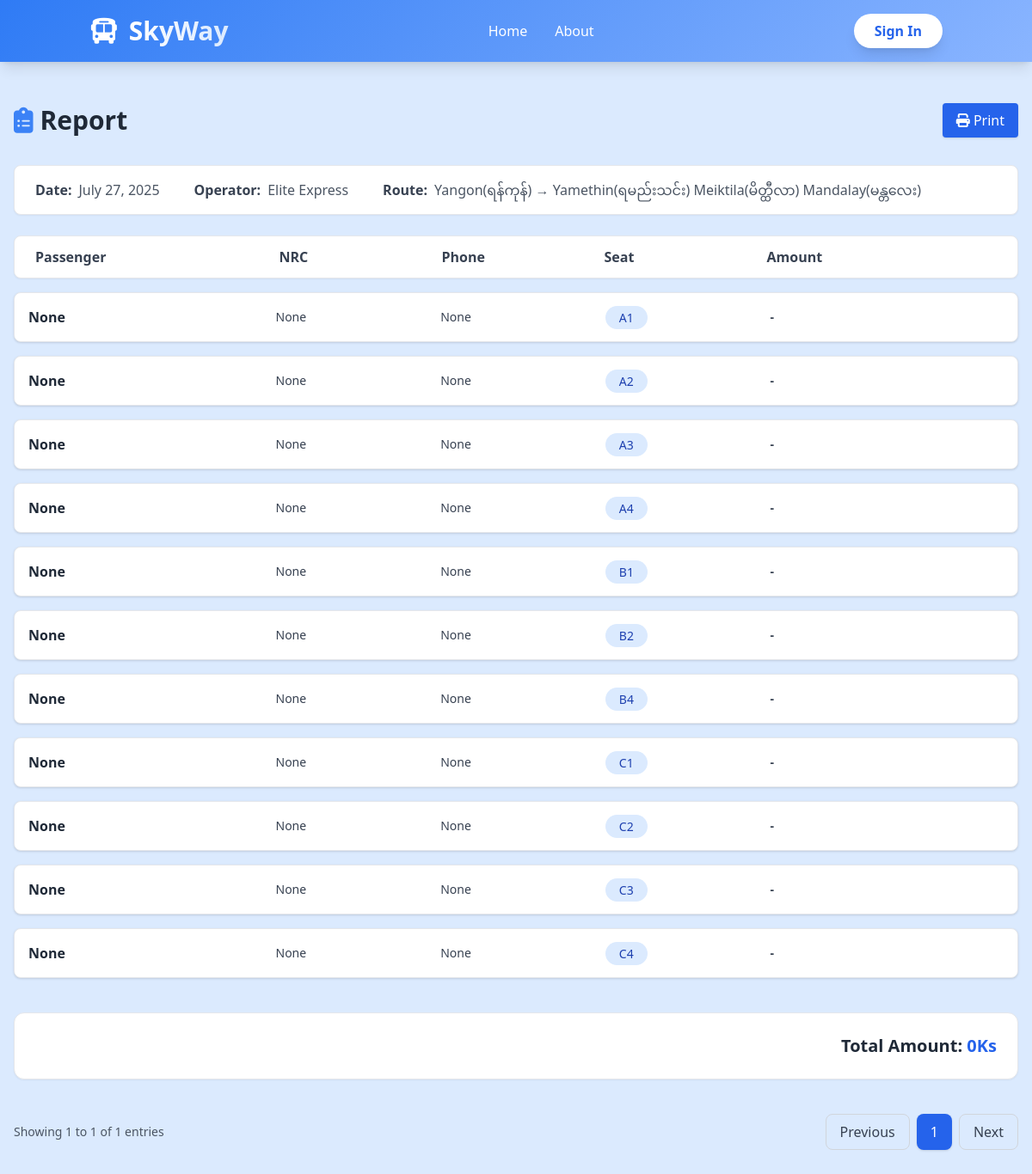
Page /report/137/ on the earlier database version.
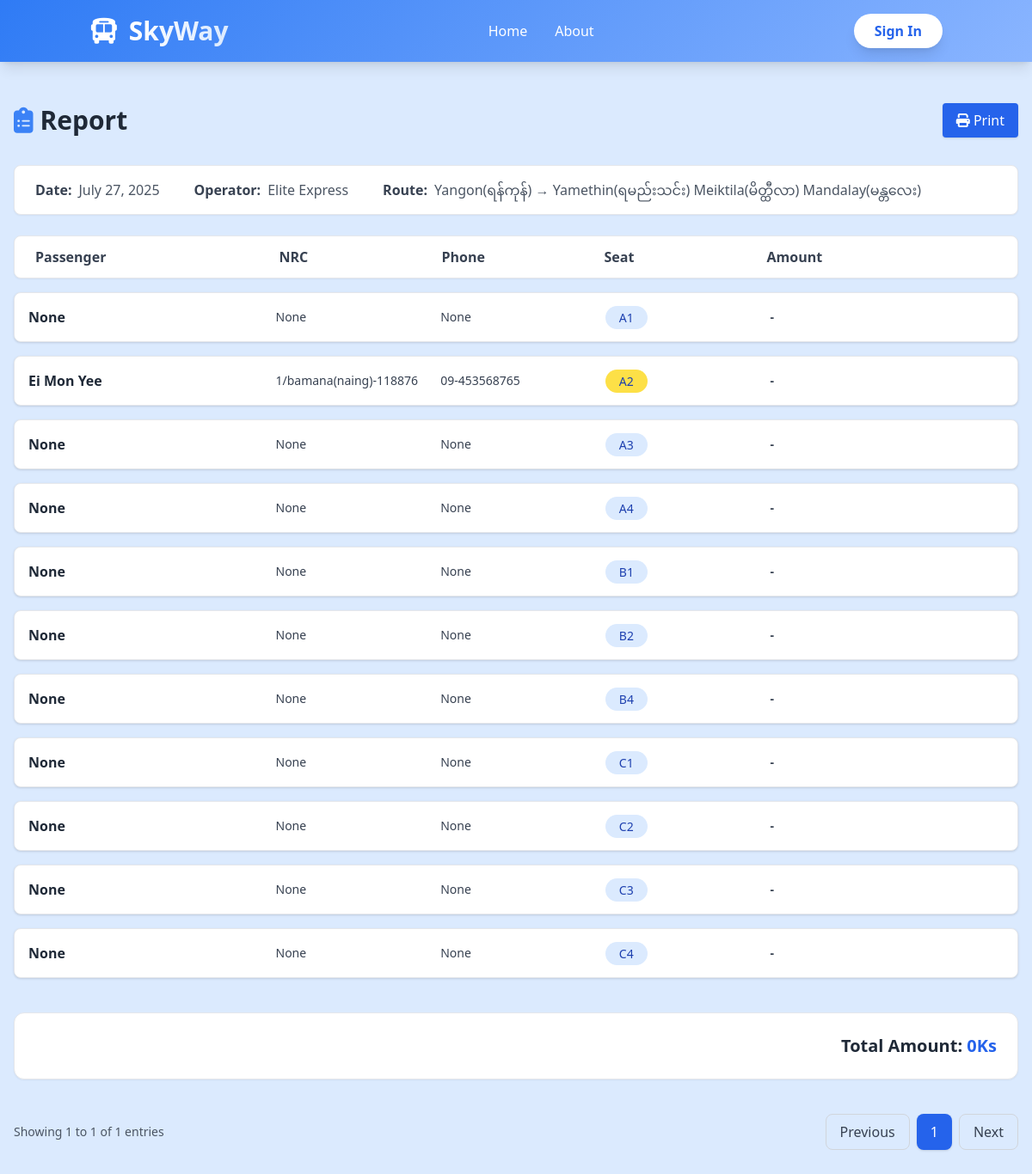
Same page on the later database version.
### busapp/models.py (models this page shows, shortened)
class SeatBook(models.Model):
    route = models.ForeignKey(BusRoute, on_delete=models.CASCADE,blank=True, null=True)
    bus_number = models.ForeignKey(Bus, on_delete=models.CASCADE,blank=True, null=True)
    is_available = models.BooleanField(default=True)
    seat_number = models.ForeignKey(Seat, on_delete=models.CASCADE,blank=True, null=True)
    seat_status= models.PositiveIntegerField(default=1)
    name = models.CharField(max_length=100,blank=True, null=True)
    nrc = models.CharField(max_length=50,blank=True, null=True)
    phone = models.CharField(max_length=20,blank=True, null=True)
    amount = models.IntegerField(default=0)
    booked_date = models.DateField(auto_now_add=True, blank=True, null=True)
    gender = models.CharField(max_length=10, blank=True, null=True)
    traveller_type = models.CharField(max_length=20, blank=True, null=True)
    special_request = models.TextField(blank=True, null=True)

class Seat(models.Model):
    bus = models.ForeignKey(Bus, on_delete=models.CASCADE)
    seat_number = models.CharField(max_length=5)
    is_available = models.BooleanField(default=True)
    def __str__(self):
        return f"{self.seat_number}"

### busapp/views.py (the view)
# urls.py: path('report/<int:pk>/', reportView, name = 'reportView'),
def reportView(request, pk):
    getroute = BusRoute.objects.get (id=pk)
    sbook = SeatBook.objects.filter(route=getroute)
    total_amount = sbook.aggregate(total=Sum('amount'))['total'] or 0
    context = {
        'getroute': getroute,
        'sbook': sbook,
        'total_amount': total_amount,
    }
    return render(request, 'report.html', context)

### busapp/models.py (called while the page is built)
    def __str__(self):
        return self.Bus_name

### templates/report.html (shortened to what the changed rows need)
<!DOCTYPE html>
<html lang="en">
<head>
  <script src="https://cdn.tailwindcss.com"></script>
  <link rel="stylesheet" href="https://cdnjs.cloudflare.com/ajax/libs/font-awesome/6.4.0/css/all.min.css" />
</head>
<body class="bg-blue-100 min-h-screen font-sans">
    <header class="gradient-bg text-white shadow-lg sticky top-0 z-50">
        <div class="container mx-auto px-4 py-4">
            <div class="flex justify-between items-center">
                <div class="flex items-center space-x-3 animate__animated animate__fadeInLeft">
                    <h1 class="text-3xl font-bold bg-clip-text text-transparent bg-gradient-to-r from-white to-blue-100">
                    </h1>
                </div>
                </div>
            </div>
    </header>
  <div class="max-w-7xl mx-auto px-4 py-12">
    <div class="flex flex-col md:flex-row justify-between items-start md:items-center mb-8 gap-4">
      <h2 class="text-3xl font-bold text-gray-800 flex items-center gap-2">
       <i class="fas fa-clipboard-list text-blue-500"></i> Report
      </h2>
    </div>
    <div class="space-y-4 fade-in">
  {% for i in sbook %}
  <div class="grid grid-cols-12 gap-4 items-center bg-white p-4 rounded-lg shadow border">
    <div class="col-span-3 text-gray-800 font-semibold">{{ i.name }}</div>
    <div class="col-span-2 text-gray-700 text-sm">{{ i.nrc }}</div>
    <div class="col-span-2 text-gray-700 text-sm">{{ i.phone }}</div>
    <div class="col-span-2">
      {% if i.seat_status == 3 %}
      <span class="bg-green-300 text-blue-800 px-4 py-1 rounded-full text-sm font-medium">{{ i.seat_number }}</span>
      {% elif i.seat_status == 2 %}
      <span class="bg-yellow-300 text-blue-800 px-4 py-1 rounded-full text-sm font-medium">{{ i.seat_number }}</span>
      {% else %}
      <span class="bg-blue-100 text-blue-800 px-4 py-1 rounded-full text-sm font-medium">{{ i.seat_number }}</span>
      {% endif %}
    </div>
    <div class="col-span-3 text-gray-700 text-sm font-semibold">
      {{ i.amount|default:"-" }}
    </div>
  </div>
  {% endfor %}
</div>
  </div>
</body>
</html>

Differences in the rows shown:
changed SeatBook: name "None" → "Ei Mon Yee"; nrc "None" → "1/bamana(naing)-118876"; phone "None" → "09-453568765"; seat_status 1 → 2 (drawn)
